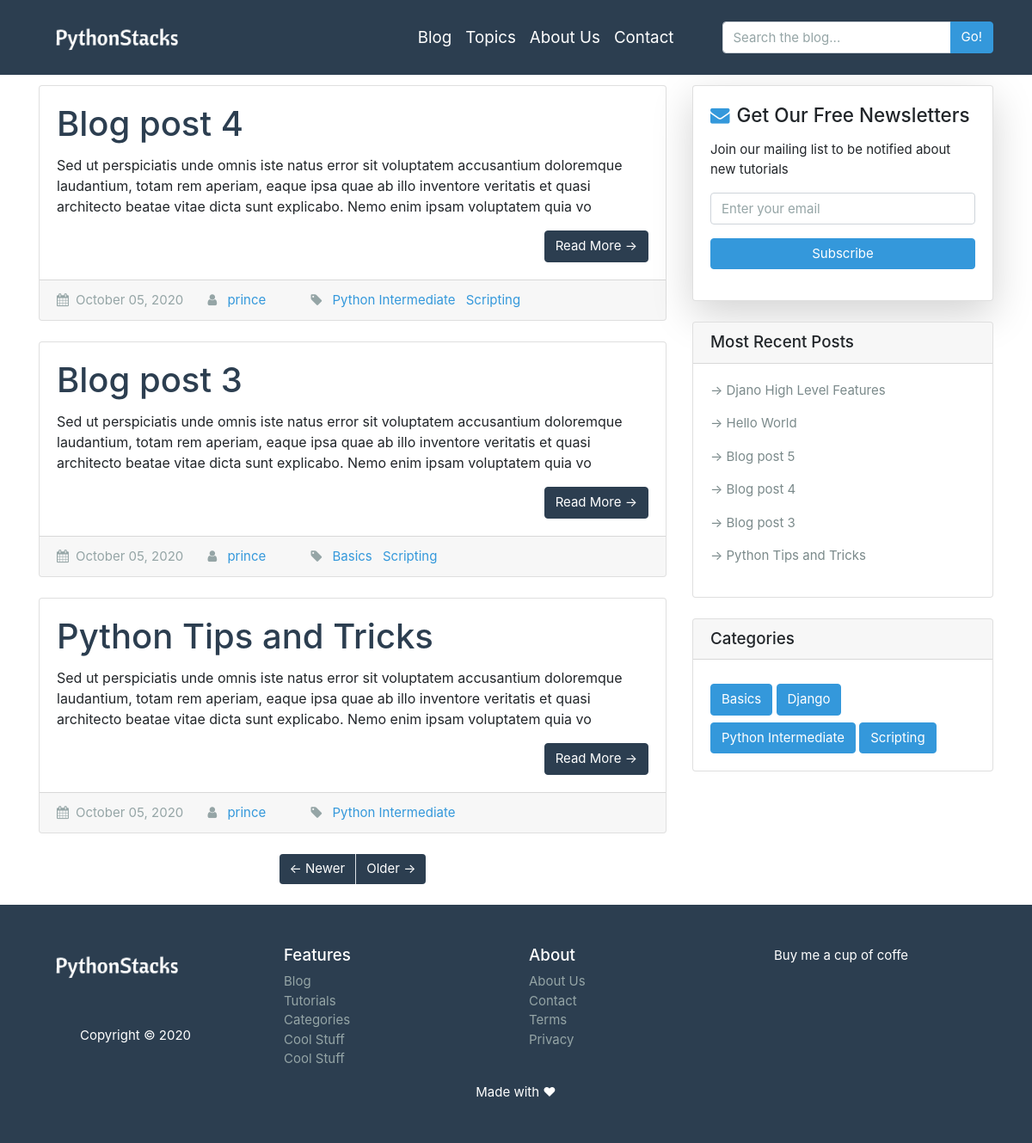
Screenshot of /?page=2 with the database file from the repository.
### blog/models.py (models this page shows, shortened)
class Post(models.Model):
    title = models.CharField(max_length=200)
    author = models.ForeignKey(Author, on_delete=models.CASCADE)
    image = models.ImageField(upload_to='post_images', blank=True)
    slug = models.SlugField(unique=True)
    overview = models.TextField()
    content = RichTextUploadingField()
    pub_date = models.DateTimeField(auto_now_add=True)
    categories = models.ManyToManyField(Category, related_name='posts')
    featured = models.BooleanField(default=False)
    class Meta:
        ordering = ['-pub_date']

class Author(models.Model):
    user = models.OneToOneField(User, on_delete=models.CASCADE)
    def __str__(self):
        return f"{self.user.username}"

class Category(models.Model):
    tag = models.CharField(max_length=50)
    def __str__(self):
        return f'{self.tag}'

### blog/views.py (the view)
# urls.py: path("", views.index, name='index'),
def index(request):
    posts = Post.objects.filter(featured=True)
    paginator = Paginator(posts, 3)
    page = request.GET.get('page')
    try:
        post_list = paginator.page(page)
    except PageNotAnInteger:
        post_list = paginator.page(1)
    except EmptyPage:
        post_list = paginator.page(paginator.num_pages)
    context = {
        'posts': post_list,
        'categories': categories,
        'recent_posts': recent_posts,
    }
    return render(request, 'blog/index.html', context)

### blog/templates/blog/index.html (shortened to what this page needs)
{% extends "blog/base.html" %}
{% load static %}
{% block content %}
  <div class="container">
    <div class="row">
      <div class="col-md-8 mt-4">
      {% for post in posts %}
        <div class="card mb-4">
          <div class="card-body">
            <a href="{% url 'blog:detail' post.slug %}"><h2 class="card-title text-primary">{{ post.title }}</h2></a>
            <p class="card-text" style="font-size: 16px;">{{ post.overview | safe | slice:":250" }}</p>
            <a href="{% url 'blog:detail' post.slug %}" class="btn btn-primary float-right">Read More &rarr;</a>
          </div>
          <div class="card-footer text-muted">
            <i class="fa fa-calendar mr-2"></i>{{ post.pub_date | date:"F d, Y"}}
            <i class="fa fa-user ml-4 mr-2"></i> <a href="#">{{ post.author }}</a>
            <i class="fa fa-tag ml-5 mr-2"></i>
            {% for cat in post.categories.all %}
              <a class="mr-2" href="{% url 'blog:category' cat.tag %}">{{cat}}</a>
            {% endfor %}
          </div>
        </div>
      {% endfor %}
        {% if posts.has_other_pages %}
        <ul class="pagination justify-content-center mb-4">
          {% if posts.has_previous %}
          <li class="page-item">
            <a class="page-link bg-primary border-right" href="?page={{ posts.previous_page_number }}">&larr; Newer</a>
          </li>
          {% endif %}
          {% if posts.has_next %}
          <li class="page-item">
            <a class="page-link bg-primary" href="?page={{ posts.next_page_number }}">Older &rarr;</a>
          </li>
          {% endif %}
        </ul>
        {% endif %}
      </div>
      {% include 'blog/sidebar.html'%}
    </div>
  </div>
{% endblock content%}

### blog/templates/blog/sidebar.html
<div class="col-md-4">
        <div class="card my-4 shadow-lg">
          <div class="card-body">
            <h4><i class="fa fa-envelope mr-2 text-info"></i>Get Our Free Newsletters</h4>
            <p class="mt-3">Join our mailing list to be notified about new tutorials </p>
            <form method="" action="{% url 'blog:search' %}">
              <div class="form-group">
                <input type="email" class="form-control" name="email" placeholder="Enter your email">
                <button class="btn btn-info btn-block mt-3" type="submit">Subscribe</button>
              </div>
            </form>
          </div>
        </div>
        <div class="card my-4">
          <h5 class="card-header">Most Recent Posts</h5>
          <div class="card-body">
            {% for recent in recent_posts %}
            <p ><a class="text-dark" href="{% url 'blog:detail' recent.slug %}">&rarr; {{ recent.title }}</a></p>
            {% endfor %}
          </div>
        </div>
        <div class="card my-4">
          <h5 class="card-header">Categories</h5>
          <div class="card-body">
            {% for cat in categories %}
              <a class="btn btn-info mt-2" href="{% url 'blog:category' cat.tag %}">{{ cat }}</a>
            {% endfor %}
          </div>
        </div>
</div>

### blog/templates/blog/base.html (style rules this page uses)
body { padding-top: 75px; font-family: -apple-system, BlinkMacSystemFont, 'Segoe UI', Roboto, Oxygen, Ubuntu, Cantarell, 'Open Sans', 'Helvetica Neue', sans-serif; }
a { color: #3498db; }

### rows the page displays
Post: title "Blog post 4", overview "Sed ut perspiciatis unde omnis iste natus error sit voluptatem accusantium doloremque laudantium, totam rem aperiam, eaque ipsa quae ab illo inventore veritatis et quasi architecto beatae vitae dicta sunt explicabo. Nemo enim ipsam voluptatem quia vo", pub_date "October 05, 2020", author "prince"
Category: tag "Python Intermediate"
Category: tag "Scripting"
Post: title "Blog post 3", overview "Sed ut perspiciatis unde omnis iste natus error sit voluptatem accusantium doloremque laudantium, totam rem aperiam, eaque ipsa quae ab illo inventore veritatis et quasi architecto beatae vitae dicta sunt explicabo. Nemo enim ipsam voluptatem quia vo", pub_date "October 05, 2020", author "prince"
Category: tag "Basics"
Post: title "Python Tips and Tricks", overview "Sed ut perspiciatis unde omnis iste natus error sit voluptatem accusantium doloremque laudantium, totam rem aperiam, eaque ipsa quae ab illo inventore veritatis et quasi architecto beatae vitae dicta sunt explicabo. Nemo enim ipsam voluptatem quia vo", pub_date "October 05, 2020", author "prince"
Post: title "Djano High Level Features"
Post: title "Hello World"
Post: title "Blog post 5"
Category: tag "Django"
